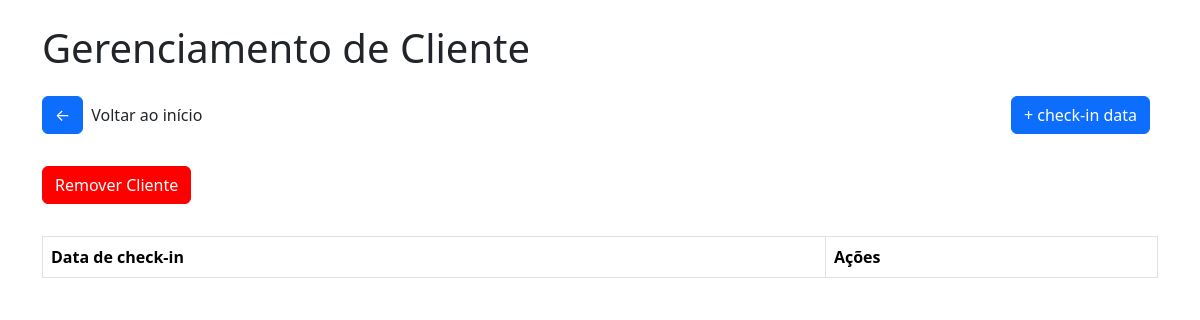
Page /clientemassagem/17 on the earlier database version.
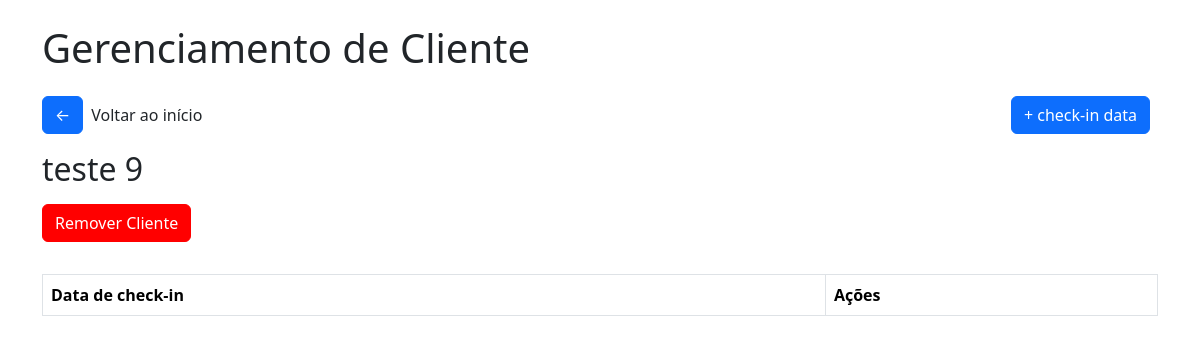
Same page on the later database version.
### tables this page shows
CREATE TABLE clientes_massagem (
        id INTEGER PRIMARY KEY AUTOINCREMENT,
        nome TEXT NOT NULL,
        status_massagem BOOLEAN DEFAULT FALSE,
        checkins_massagem INTEGER DEFAULT 0
    );

### app/views/massagem.py (the view)
@app.route('/clientemassagem/<int:cliente_id>')
def cliente_massagem(cliente_id):
    conn = get_db_connection()
    cliente = conn.execute("SELECT * FROM clientes_massagem WHERE id = ?", (cliente_id,)).fetchone()
    checkins = conn.execute("SELECT * FROM checkins_massagem WHERE cliente_id = ?", (cliente_id,))
    return render_template('massagem/cliente_massagem.html', cliente=cliente, checkins=checkins)

### app/model/model.py (called while the page is built)
def get_db_connection():
    conn = sqlite3.connect('checkins.db')
    conn.row_factory = sqlite3.Row
    return conn

### app/templates/massagem/cliente_massagem.html (shortened to what this page needs)
<!DOCTYPE html>
<html lang="pt-br">
<head>
    <link href="https://cdn.jsdelivr.net/npm/bootstrap@5.3.2/dist/css/bootstrap.min.css" rel="stylesheet">
    <link rel="stylesheet" href="{{url_for('static', filename='css/style.css')}}">
    <link rel="stylesheet" href="{{url_for('static', filename='css/modal.css')}}">
</head>
<body>
    <div class="container">
        <h1 class="mb-4">
            Gerenciamento de Cliente
        </h1>
        <div class="box-btn-home">
            <div class="box"><a href="/" class="btn btn-primary btn-home">&#x2190</a>
            <p>Voltar ao início</p></div>
            <a href="/adcheckindatamassagem/{{cliente.id}}" class="btn btn-primary btn-home">+ check-in data</a>
        </div>
        <h2 class="mb-3">
            {{cliente.nome}}
        </h2>
        <button class="btn btn-primary btn-remover" id="openModal">Remover Cliente</button>
        <table class="table table-bordered table-checkin">
            <thead>
                <tr>
                <th>Data de check-in</th>
                <th>Ações</th>
                </tr>
            </thead>
        </table>
</body>
</html>

Differences in the rows shown:
added clientes_massagem: nome "teste 9"
